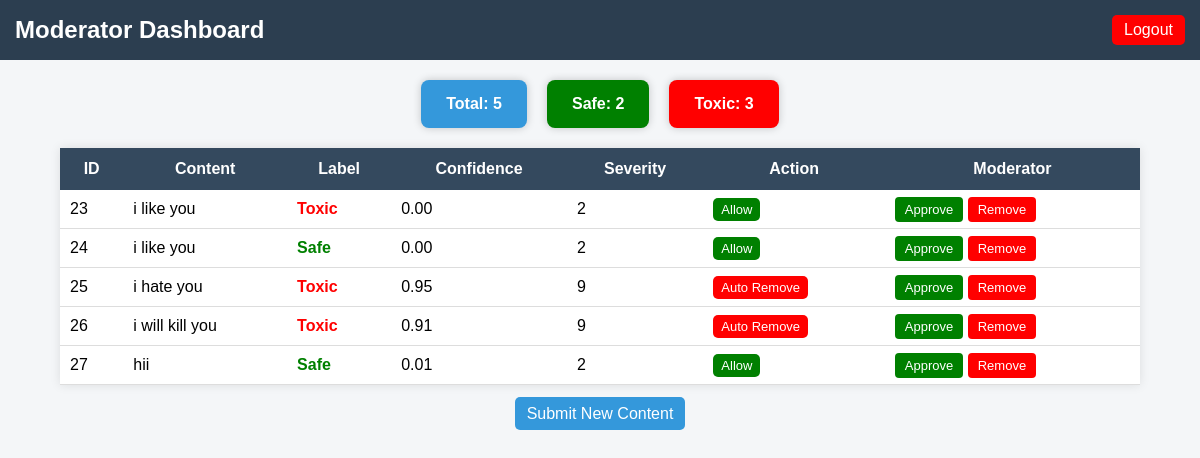
Page /dashboard (signed in) on the earlier database version.
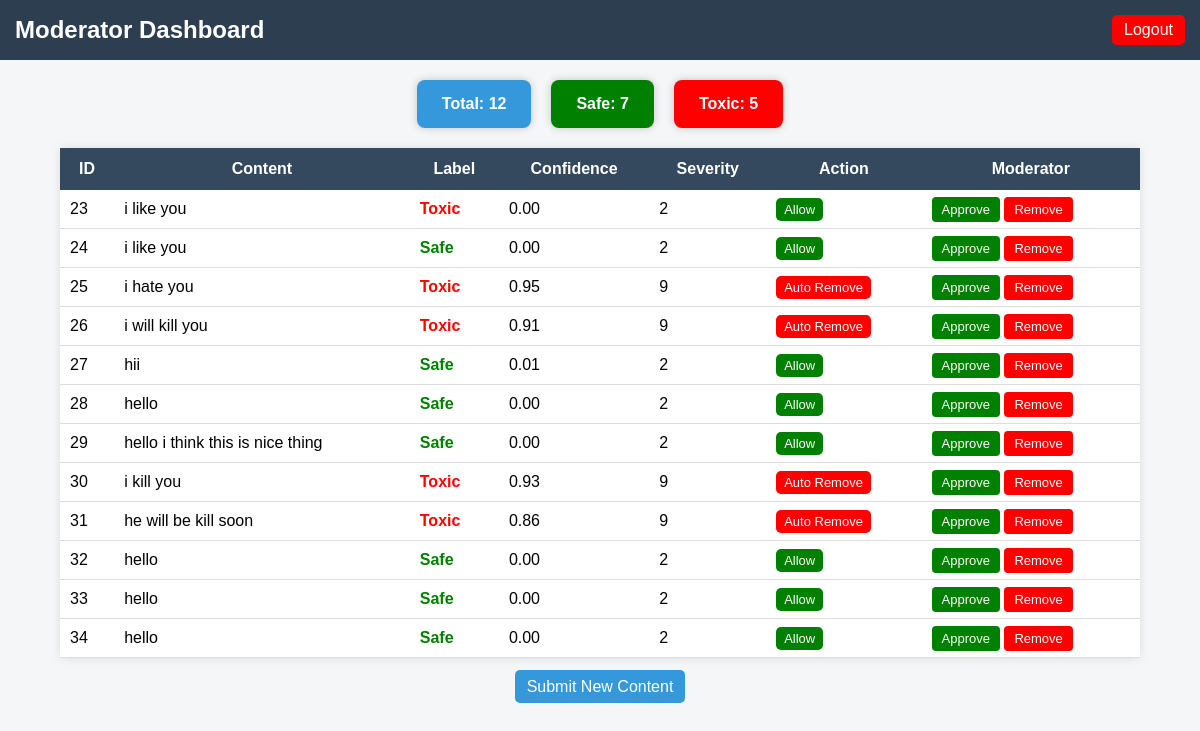
Same page on the later database version.
### tables this page shows
CREATE TABLE posts (
        id INTEGER PRIMARY KEY AUTOINCREMENT,
        content TEXT,
        label TEXT,
        confidence REAL,
        severity INTEGER,
        action TEXT
    );

### app.py (the view)
@app.route("/dashboard")
def dashboard():
    if 'user' not in session:
        return redirect("/login")
    conn = get_db_connection()
    cursor = conn.cursor()
    posts = cursor.execute("SELECT * FROM posts").fetchall()
    total_posts = cursor.execute("SELECT COUNT(*) FROM posts").fetchone()[0]
    toxic_count = cursor.execute("SELECT COUNT(*) FROM posts WHERE label='toxic'").fetchone()[0]
    safe_count = cursor.execute("SELECT COUNT(*) FROM posts WHERE label='safe'").fetchone()[0]
    conn.close()
    return render_template(
        "dashboard.html",
        posts=posts,
        total_posts=total_posts,
        toxic_count=toxic_count,
        safe_count=safe_count
    )

### app.py (called while the page is built)
def get_db_connection():
    conn = sqlite3.connect("database.db")
    conn.row_factory = sqlite3.Row   # better access
    return conn

### templates/dashboard.html (shortened to what this page needs)
<!DOCTYPE html>
<html>
<head>
</head>
<body>
<div class="header">
    <h2>Moderator Dashboard</h2>
    <a href="/logout" class="logout">Logout</a>
</div>
<div class="stats">
    <div class="card total">Total: {{ total_posts }}</div>
    <div class="card safe-card">Safe: {{ safe_count }}</div>
    <div class="card toxic-card">Toxic: {{ toxic_count }}</div>
</div>
<table>
<tr>
<th>ID</th>
<th>Content</th>
<th>Label</th>
<th>Confidence</th>
<th>Severity</th>
<th>Action</th>
<th>Moderator</th>
</tr>
{% for post in posts %}
<tr>
<td>{{ post[0] }}</td>
<td>{{ post[1] }}</td>
<td>
{% if post[2] == "toxic" %}
<span class="toxic">Toxic</span>
{% else %}
<span class="safe">Safe</span>
{% endif %}
</td>
<td>{{ "%.2f"|format(post[3]) }}</td>
<td>{{ post[4] }}</td>
<td>
{% if post[5] == "ALLOW" %}
<span class="badge allow">Allow</span>
{% elif post[5] == "AUTO_REMOVE" %}
<span class="badge remove">Auto Remove</span>
{% else %}
<span class="badge review">Review</span>
{% endif %}
</td>
<td>
<a class="btn btn-approve" href="/update/{{ post[0] }}/APPROVED">Approve</a>
<a class="btn btn-remove"
   href="/update/{{ post[0] }}/REMOVED"
   onclick="return confirm('Are you sure you want to remove this content?')">
   Remove
</a>
</td>
</tr>
{% endfor %}
</table>
<div class="footer">
    <a class="btn-home" href="/">Submit New Content</a>
</div>
</body>
</html>

Differences in the rows shown:
added posts: id "28", content "hello", label "Safe", confidence "0.00", severity "2", action "Allow"
added posts: id "29", content "hello i think this is nice thing", label "Safe", confidence "0.00", severity "2", action "Allow"
added posts: id "30", content "i kill you", label "Toxic", confidence "0.93", severity "9", action "Auto Remove"
added posts: id "31", content "he will be kill soon", label "Toxic", confidence "0.86", severity "9", action "Auto Remove"
added posts: id "32", content "hello", label "Safe", confidence "0.00", severity "2", action "Allow"
added posts: id "33", content "hello", label "Safe", confidence "0.00", severity "2", action "Allow"
added posts: id "34", content "hello", label "Safe", confidence "0.00", severity "2", action "Allow"
Other differences:
{{ total_posts }}: "5" → "12"
{{ safe_count }}: "2" → "7"
{{ toxic_count }}: "3" → "5"
